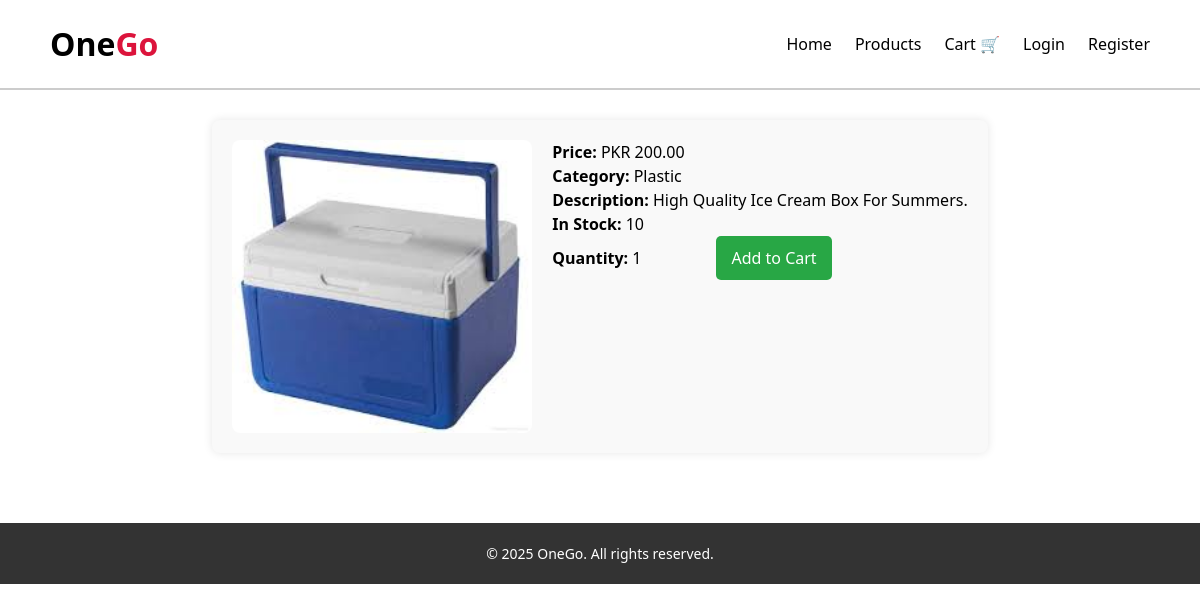
/products/4/, run on the app's committed database.
### store/models.py (models this page shows, shortened)
class Product(models.Model):
    name = models.CharField(max_length=100)
    price = models.DecimalField(max_digits=10, decimal_places=2)
    category = models.CharField(max_length=50)
    image = models.ImageField(upload_to='products/')
    description = models.TextField()
    stock = models.PositiveIntegerField(default=0)

### store/views.py (the view)
# urls.py: path('products/<int:id>/', views.product_detail, name='product_detail'),
def product_detail(request, id):
    product = get_object_or_404(Product, id=id)
    return render(request, 'store/product_detail.html', {'product': product})

### store/templates/store/product_detail.html (shortened to what this page needs)
{% extends 'store/base.html' %}
{% load static %}
{% block content %}
<div class="containerProduct">
    <div class="product-detail">
        <img src="{{ product.image.url }}" alt="{{ product.name }}" width="300">
        <div class="info">
            <p><strong>Price:</strong> PKR {{ product.price }}</p>
            <p><strong>Category:</strong> {{ product.category }}</p>
            <p><strong>Description:</strong> {{ product.description }}</p>
            <p><strong>In Stock:</strong> {{ product.stock }}</p>
            <form method="post" action="{% url 'add_to_cart' product.id %}">
                <label for="quantity"><strong>Quantity:</strong></label>
                <input type="number" name="quantity" id="quantity" value="1" min="1" max="{{ product.stock }}" required>
                <button type="submit" class="btn">Add to Cart</button>
            </form>
        </div>
    </div>
</div>
{% endblock %}

### store/templates/store/product_detail.html (style rules this page uses)
.containerProduct { max-width: 800px; margin: 30px auto; padding: 20px; background-color: #f9f9f9; border-radius: 8px; box-shadow: 0 0 10px rgba(0,0,0,0.1); }
.product-detail { display: flex; gap: 20px; }
.product-detail img { border-radius: 8px; }
.info { flex-grow: 1; }
.btn { background-color: #28a745; color: white; padding: 10px 15px; border: none; border-radius: 5px; cursor: pointer; }

### data on the page
Product: image (picture), price "200.00", category "Plastic", description "High Quality Ice Cream Box For Summers.", stock "10"
